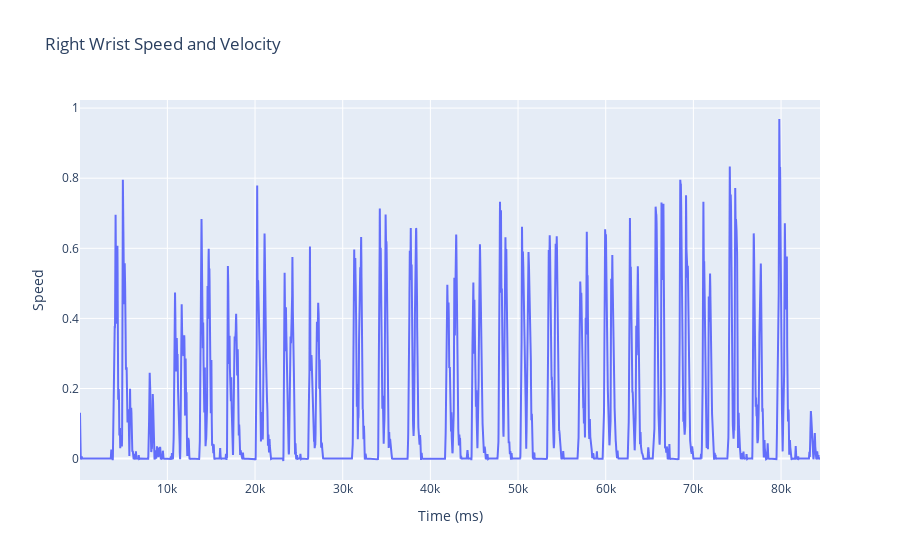

Notebook code for this chart:
### Markdown cell above
### <strong>Plot Data</strong>

The `plot()` function is used to plot the unsmoothed and smoothed speed over time. The `label` parameter is used to set the legend label for each line. The `color` parameter is used to set the color of each line.

### Code cell
import plotly.graph_objects as go

# Create traces
trace0 = go.Scatter(x=final_df['time_ms'], y=final_df['right_wrist_speed'], mode='lines', name='Right Wrist Speed')
trace1 = go.Scatter(x=final_df['time_ms'], y=final_df['right_wrist_delta_x'], mode='lines', name='Right Wrist Raw Velocity X', yaxis='y2')
trace2 = go.Scatter(x=final_df['time_ms'], y=final_df['right_wrist_delta_y'], mode='lines', name='Right Wrist Raw Velocity Y', yaxis='y2')


# Create layout
layout = go.Layout(title='Right Wrist Speed and Velocity', xaxis=dict(title='Time (ms)'), yaxis1=dict(title='Speed', overlaying='y', side='left'))

# Create figure
fig = go.Figure(data=[trace0], layout=layout)

# Show figure

fig.show()

### Figure 1 — Plotly figure (JSON) as saved in the notebook; plotly's stock layout.template omitted (floating-point values rounded to 4 significant figures; data arrays with more than 128 entries replaced by an {"elided": "..."} marker saying what was removed)
{"data": [{"mode": "lines", "name": "Right Wrist Speed", "type": "scatter", "x": {"elided": "8442 float values"}, "y": {"elided": "8442 float values"}}], "layout": {"title": {"text": "Right Wrist Speed and Velocity"}, "xaxis": {"title": {"text": "Time (ms)"}}, "yaxis": {"overlaying": "y", "side": "left", "title": {"text": "Speed"}}}}
